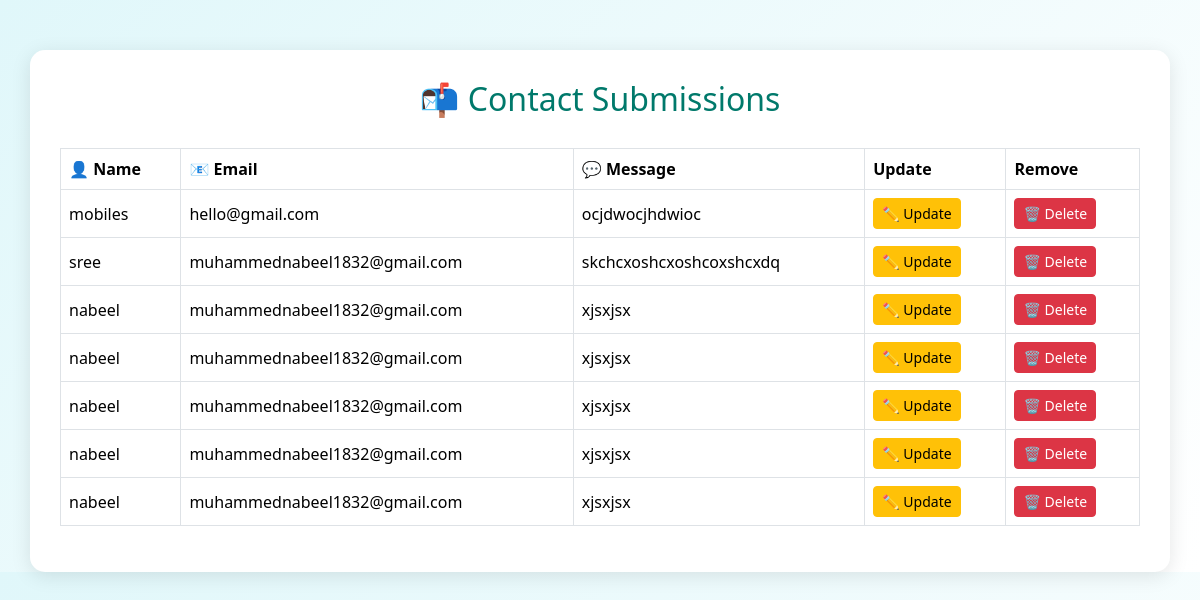
The app's page /usercontact/ with its own data.
### shop/models.py (models this page shows)
class contactus(models.Model):
    name=models.CharField(max_length=100)
    email=models.EmailField()
    message=models.TextField()

### shop/views.py (the view)
# urls.py: path('usercontact/', views.contact_list, name='usercontact'),
def contact_list(request):
    contacts = contactus.objects.all()
    return render(request, 'admin/usercontact.html', {'contacts': contacts})

### shop/templates/admin/usercontact.html (shortened to what this page needs)
{% load static %}
<!DOCTYPE html>
<html>
<head>
    <link href="https://cdn.jsdelivr.net/npm/bootstrap@5.3.0/dist/css/bootstrap.min.css" rel="stylesheet">
    <link rel="stylesheet" href="{% static 'css/bootstrap.min.css' %}">
</head>
<body>
<div class="container">
    <h2>📬 Contact Submissions</h2>
    <table class="table table-bordered table-hover">
        <thead>
            <tr>
                <th>👤 Name</th>
                <th>📧 Email</th>
                <th>💬 Message</th>
                <th>Update</th>
                <th>Remove</th>
            </tr>
        </thead>
        <tbody>
            {% for contact in contacts %}
                <tr>
                    <td>{{ contact.name }}</td>
                    <td>{{ contact.email }}</td>
                    <td>{{ contact.message }}</td>
                    <td><a href="{% url 'update_contact' contact.id %}" class="btn btn-sm btn-warning">✏️ Update</a>
    <td><a href="{% url 'delete_contact' contact.id %}" class="btn btn-sm btn-danger" onclick="return confirm('Are you sure you want to delete this contact?');">🗑️ Delete</a>
                   </td>
                   </td>
                </tr>
            {% empty %}
                <tr>
                    <td colspan="3" class="text-center text-muted">No contacts submitted yet.</td>
                </tr>
            {% endfor %}
        </tbody>
    </table>
</div>
</body>
</html>

### shop/templates/admin/usercontact.html (style rules this page uses)
body { background: linear-gradient(135deg, #e0f7fa, #ffffff); font-family: 'Segoe UI', Tahoma, Geneva, Verdana, sans-serif; }
.container { background: #ffffff; padding: 30px; margin-top: 50px; border-radius: 15px; box-shadow: 0 4px 20px rgba(0,0,0,0.1); }
h2 { color: #00796b; margin-bottom: 30px; text-align: center; }
table { margin-top: 20px; }
th { background-color: #009688; color: white; }
tr:nth-child(even) { background-color: #f1f1f1; }
td { vertical-align: middle; }

### records on screen
contactus: name "mobiles", email "hello@gmail.com", message "ocjdwocjhdwioc"
contactus: name "sree", email "muhammednabeel1832@gmail.com", message "skchcxoshcxoshcoxshcxdq"
contactus: name "nabeel", email "muhammednabeel1832@gmail.com", message "xjsxjsx"
contactus: name "nabeel", email "muhammednabeel1832@gmail.com", message "xjsxjsx"
contactus: name "nabeel", email "muhammednabeel1832@gmail.com", message "xjsxjsx"
contactus: name "nabeel", email "muhammednabeel1832@gmail.com", message "xjsxjsx"
contactus: name "nabeel", email "muhammednabeel1832@gmail.com", message "xjsxjsx"
